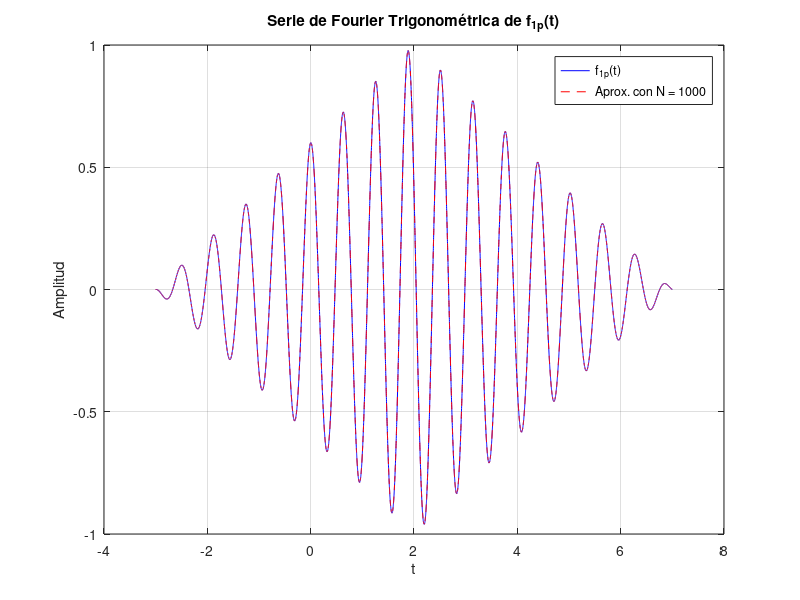

Write the MATLAB code that produced this figure.
% ESTIMACION DE SERIE DE FOURIER TRIGONOMETRICA PARA f1p(t)
% ========================================================

% 1. Parametros de la señal
T = 10;              % Periodo
t0 = -3;             % Límite inferior del intervalo
M = 10000;            % Numero de muestras (Riemann)
N = 1000;              % Numero de armonicos

% 2. Discretizacion del intervalo
dt = T / M;
t = linspace(t0, t0+T, M);

% 3. Definicion de la funcion f1p(t)
f1p = zeros(size(t));
for k = 1:length(t)
    tk = mod(t(k) - t0, T) + t0; % Lleva tk a [-3,7)
    if tk >= -3 && tk < 2
        f1p(k) = ((tk + 3)/5) * cos(10 * tk);
    elseif tk >= 2 && tk < 7
        f1p(k) = ((7 - tk)/5) * cos(10 * tk);
    else
        f1p(k) = 0;
    end
end

% 4. Calculo de coeficientes de Fourier
a0 = (2/T) * sum(f1p) * dt;

an = zeros(1,N);
bn = zeros(1,N);
for n = 1:N
    an(n) = (2/T) * sum(f1p .* cos(2*pi*n*t/T)) * dt;
    bn(n) = (2/T) * sum(f1p .* sin(2*pi*n*t/T)) * dt;
end

% 5. Reconstruccion de la señal con N armonicos
f_aprox = a0/2 * ones(size(t));
for n = 1:N
    f_aprox = f_aprox + an(n) * cos(2*pi*n*t/T) + bn(n) * sin(2*pi*n*t/T);
end

% 6. Visualizacion
figure;
plot(t, f1p, 'b', 'DisplayName', 'f_{1p}(t)');
hold on;
plot(t, f_aprox, 'r--', 'DisplayName', ['Aprox. con N = ', num2str(N)]);
legend;
xlabel('t'); ylabel('Amplitud');
title('Serie de Fourier Trigonométrica de f_{1p}(t)');
grid on;